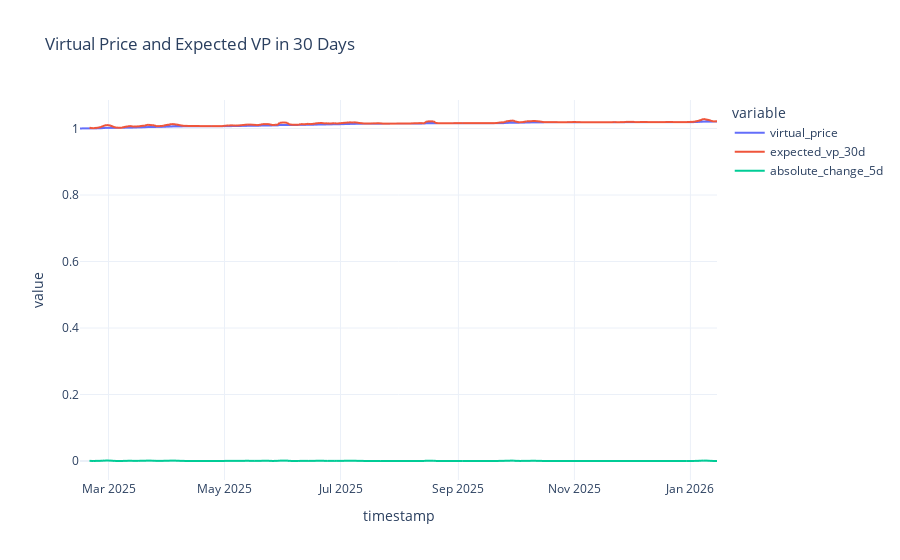

Notebook code for this chart:
### Code cell
# look back 5

### Figure 1 — Plotly figure (JSON) as saved in the notebook; plotly's stock layout.template omitted (floating-point values rounded to 4 significant figures; data arrays with more than 128 entries replaced by an {"elided": "..."} marker saying what was removed)
{"data": [{"hovertemplate": "variable=virtual_price<br>timestamp=%{x}<br>value=%{y}<extra></extra>", "legendgroup": "virtual_price", "line": {"color": "#636efa", "dash": "solid"}, "marker": {"symbol": "circle"}, "mode": "lines", "name": "virtual_price", "showlegend": true, "type": "scattergl", "x": {"elided": "336 str values"}, "xaxis": "x", "y": {"elided": "336 float values"}, "yaxis": "y"}, {"hovertemplate": "variable=expected_vp_30d<br>timestamp=%{x}<br>value=%{y}<extra></extra>", "legendgroup": "expected_vp_30d", "line": {"color": "#EF553B", "dash": "solid"}, "marker": {"symbol": "circle"}, "mode": "lines", "name": "expected_vp_30d", "showlegend": true, "type": "scattergl", "x": {"elided": "336 str values"}, "xaxis": "x", "y": {"elided": "336 float values"}, "yaxis": "y"}, {"hovertemplate": "variable=absolute_change_5d<br>timestamp=%{x}<br>value=%{y}<extra></extra>", "legendgroup": "absolute_change_5d", "line": {"color": "#00cc96", "dash": "solid"}, "marker": {"symbol": "circle"}, "mode": "lines", "name": "absolute_change_5d", "showlegend": true, "type": "scattergl", "x": {"elided": "336 str values"}, "xaxis": "x", "y": {"elided": "336 float values"}, "yaxis": "y"}], "layout": {"legend": {"title": {"text": "variable"}, "tracegroupgap": 0}, "title": {"text": "Virtual Price and Expected VP in 30 Days"}, "xaxis": {"anchor": "y", "domain": [0, 1], "title": {"text": "timestamp"}}, "yaxis": {"anchor": "x", "domain": [0, 1], "title": {"text": "value"}}}}
